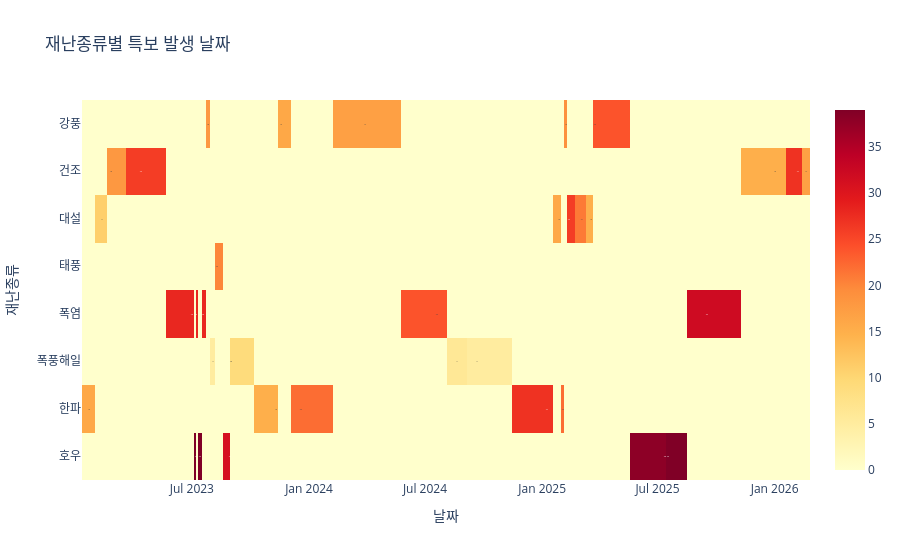

Notebook code cell kept with this figure:
### Markdown cell above
#### 재난종류별 특보 발생 날짜

### Code cell
import plotly.express as px

heat = top_time.pivot(
    index="재난종류",
    columns="날짜",
    values="발생건수"
).fillna(0)

# 0 제외 텍스트 생성
text_values = heat.where(heat != 0, "")

fig = px.imshow(
    heat,
    text_auto=False,
    color_continuous_scale="YlOrRd",
    aspect="auto",
    title="재난종류별 특보 발생 날짜"
)

fig.update_traces(
    text=text_values,
    texttemplate="%{text}"
)

fig.show()

### Figure 1 — Plotly figure (JSON) as saved in the notebook; plotly's stock layout.template omitted (floating-point values rounded to 4 significant figures; data arrays with more than 128 entries replaced by an {"elided": "..."} marker saying what was removed)
{"data": [{"coloraxis": "coloraxis", "hovertemplate": "날짜: %{x}<br>재난종류: %{y}<br>color: %{z}<extra></extra>", "name": "0", "text": {"elided": "8x36 mixed values"}, "texttemplate": "%{text}", "type": "heatmap", "x": ["2023-01-20", "2023-02-10", "2023-02-24", "2023-04-12", "2023-07-01", "2023-07-07", "2023-07-08", "2023-07-14", "2023-07-19", "2023-07-26", "2023-08-03", "2023-08-09", "2023-08-30", "2023-08-31", "2023-09-01", "2023-11-10", "2023-11-18", "2023-12-20", "2024-03-29", "2024-07-20", "2024-08-20", "2024-09-21", "2025-01-09", "2025-01-27", "2025-02-03", "2025-02-07", "2025-02-12", "2025-03-04", "2025-03-18", "2025-03-25", "2025-07-13", "2025-07-17", "2025-09-16", "2026-01-01", "2026-02-06", "2026-02-19"], "xaxis": "x", "y": ["강풍", "건조", "대설", "태풍", "폭염", "폭풍해일", "한파", "호우"], "yaxis": "y", "z": {"elided": "8x36 float values"}}], "layout": {"coloraxis": {"colorscale": [[0, "rgb(255,255,204)"], [0.125, "rgb(255,237,160)"], [0.25, "rgb(254,217,118)"], [0.375, "rgb(254,178,76)"], [0.5, "rgb(253,141,60)"], [0.625, "rgb(252,78,42)"], [0.75, "rgb(227,26,28)"], [0.875, "rgb(189,0,38)"], [1, "rgb(128,0,38)"]]}, "title": {"text": "재난종류별 특보 발생 날짜"}, "xaxis": {"anchor": "y", "domain": [0, 1], "title": {"text": "날짜"}}, "yaxis": {"anchor": "x", "autorange": "reversed", "domain": [0, 1], "title": {"text": "재난종류"}}}}
